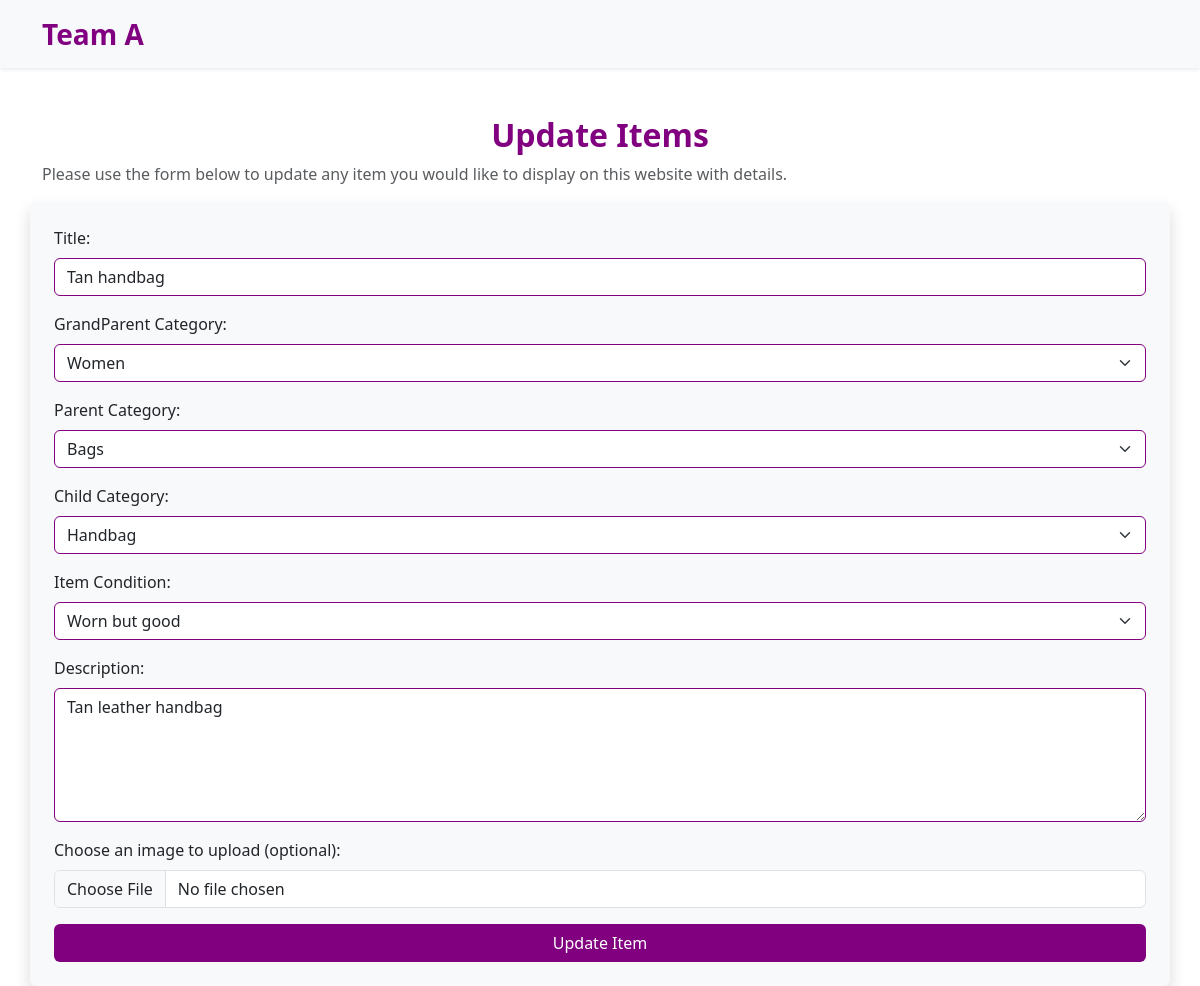
Page /update_item.php?item_id=5 (signed in) on the committed database.
### tables this page shows
CREATE TABLE `items` (
  `item_id` int(11) NOT NULL,
  `user_id` int(11) NOT NULL,
  `category_id` int(11) NOT NULL,
  `status_id` int(11) NOT NULL,
  `size_id` int(11) DEFAULT NULL,
  `condition_id` int(11) NOT NULL,
  `title` varchar(75) NOT NULL,
  `description` text DEFAULT NULL,
  `date_added` datetime DEFAULT current_timestamp(),
  `date_altered` datetime DEFAULT curdate() ON UPDATE current_timestamp()
);

CREATE TABLE `categories` (
  `category_id` int(11) NOT NULL,
  `category_name` varchar(20) NOT NULL,
  `parent_category_id` int(11) DEFAULT NULL
);

CREATE TABLE `conditions` (
  `condition_id` int(11) NOT NULL,
  `condition_name` varchar(50) NOT NULL
);

### update_item.php (the view, shortened to what this page needs)
<?php
require_once "connect.php";
function fetchData($conn, $table) {
    $stmt = $conn->prepare("SELECT * FROM $table");
    $stmt->execute();
    return $stmt->fetchAll(PDO::FETCH_ASSOC);
}
$categories = fetchData($conn, "categories");
$conditions = fetchData($conn, "conditions");
$item_id = $_GET['item_id'] ?? null;
$stmt = $conn->prepare("
    SELECT i.*,
           c1.category_id AS grandparent_id,
           c2.category_id AS parent_id,
           c3.category_id AS child_id,
           s.size_id,
           cond.condition_name
    FROM items i
    LEFT JOIN categories c3 ON i.category_id = c3.category_id
    LEFT JOIN categories c2 ON c3.parent_category_id = c2.category_id
    LEFT JOIN categories c1 ON c2.parent_category_id = c1.category_id
    LEFT JOIN sizes s ON i.size_id = s.size_id
    LEFT JOIN conditions cond ON i.condition_id = cond.condition_id
    WHERE i.item_id = :item_id
");
$stmt->execute(['item_id' => $item_id]);
$item = $stmt->fetch(PDO::FETCH_ASSOC);
?>
<!DOCTYPE html>
<html lang="en">
<head>
    <link rel="stylesheet" href="assets/css/bootstrap.css">
</head>
<body>
    <header class="mb-5 sticky-top">
        <nav class="navbar bg-light shadow-sm">
            <div class="container">
                <a href="index.php" class="navbar-brand fw-bold text-purple fs-3">Team A</a>
            </div>
        </nav>
    </header>
    <main class="container mt-4">
        <h2>Update Items</h2>
        <p class="text-muted">Please use the form below to update any item you would like to display on this website with details.</p>
    </main>
    <div class="container bg-light p-4 shadow rounded">
        <form method="post" enctype="multipart/form-data" onsubmit="return confirmUpdate();">
            <div class="mb-3">
                <label for="ItemName" class="form-label">Title:</label>
                <input type="text" class="form-control custom-border" name="ItemName" value="<?= htmlspecialchars($item['title']) ?>" required>
            </div>
      <div class="mb-3">
      <label class="form-label">GrandParent Category:</label>
<select class='form-select' name='grandparent_category' id='grandparent_category' required>
    <?php foreach ($categories as $cat): ?>
        <?php if ($cat['parent_category_id'] === null): ?>
            <option value="<?= $cat['category_id'] ?>" <?= ($item['grandparent_id'] == $cat['category_id']) ? 'selected' : '' ?>>
                <?= htmlspecialchars($cat['category_name']) ?>
            </option>
        <?php endif; ?>
    <?php endforeach; ?>
</select>
        </div>
<div class="mb-3">
<label class="form-label">Parent Category:</label>
<select class='form-select' name='parent_category' id='parent_category' data-selected="<?= $item['parent_id'] ?>" required>
    <option value=''>Select Parent Category</option>
</select>
        </div>
<div class="mb-3">
<label class="form-label">Child Category:</label>
<select class='form-select' name='child_category' id='child_category' data-selected="<?= $item['child_id'] ?>" required>
    <option value=''>Select Child Category</option>
</select>
        </div>
            <div class="mb-3">
                <label for="condition" class="form-label">Item Condition:</label>
                <select class="form-select" name="condition" required>
                    <?php foreach ($conditions as $condition): ?>
                        <option value="<?= $condition['condition_id'] ?>" <?= ($item['condition_id'] == $condition['condition_id']) ? 'selected' : '' ?>>
                            <?= htmlspecialchars($condition['condition_name']) ?>
                        </option>
                    <?php endforeach; ?>
                </select>
            </div>
            <div class="mb-3">
                <label for="description" class="form-label">Description:</label>
                <textarea id="description" class="form-control custom-border" name="description" rows="5" required><?= htmlspecialchars($item['description']) ?></textarea>
            </div>
            <div class="mb-3">
                <label for="image" class="form-label">Choose an image to upload (optional):</label>
                <input type="file" class="form-control" id="image" name="image" accept="image/*">
            </div>
            <button type="submit" class="btn btn-purple w-100">Update Item</button>
        </form>
    </div>
</body>
</html>

### update_item.php (style rules this page uses)
.navbar-brand { color: purple; }
.btn-purple { background-color: purple; color: white; }
.form-select { width: 100%; border-color: purple; }
.custom-border { border-color: purple; }
main h2 { text-align: center; color: purple; font-weight: bold; }

### rows in the picture
items: ItemName "Tan handbag", parent_category "Bags", child_category "Handbag", condition "Worn but good", description "Tan leather handbag"

### other values in the picture
form field grandparent_category "Women"
